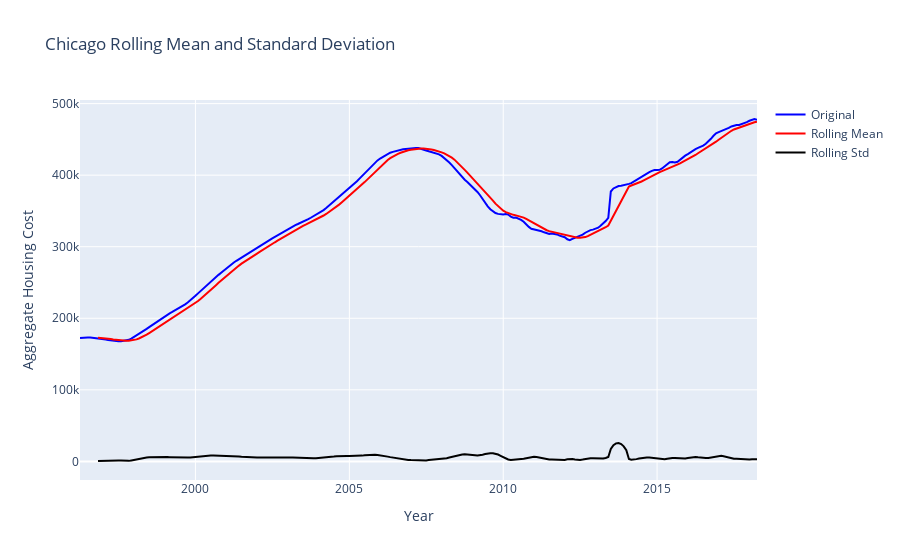
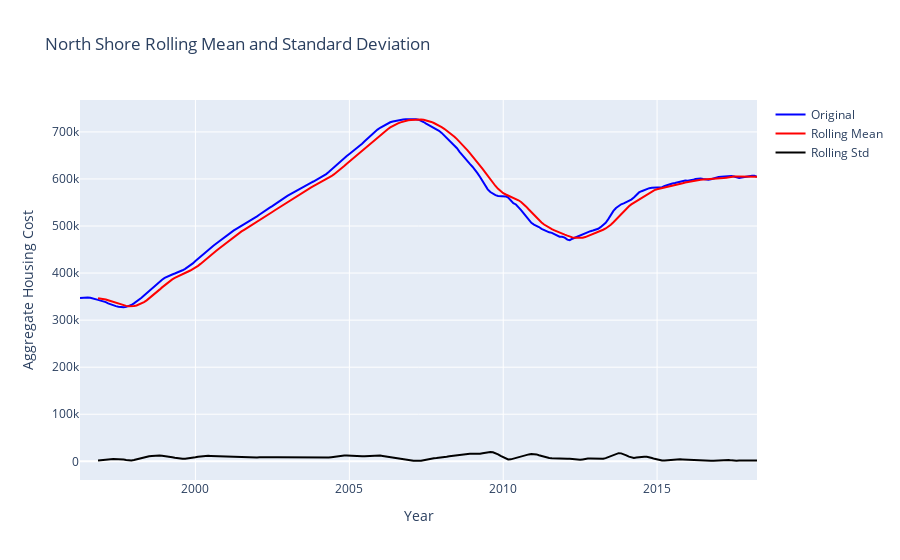
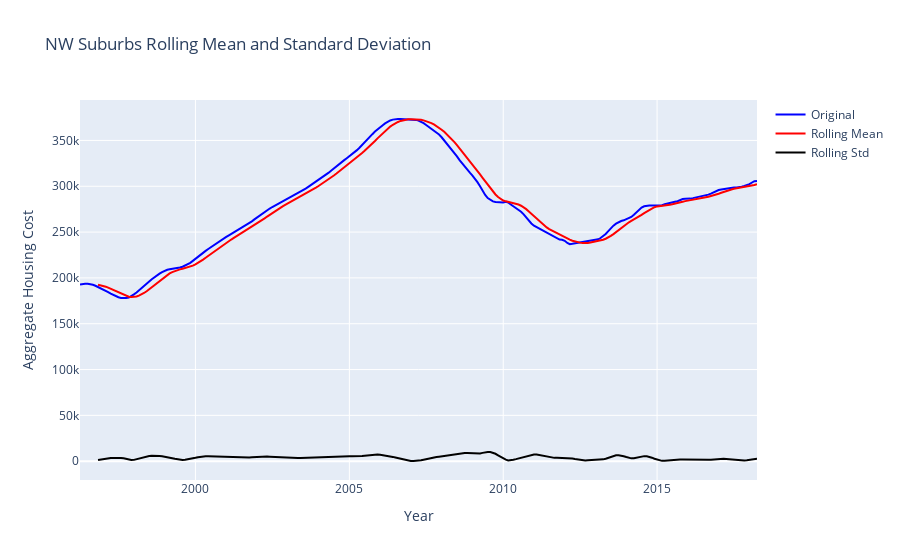
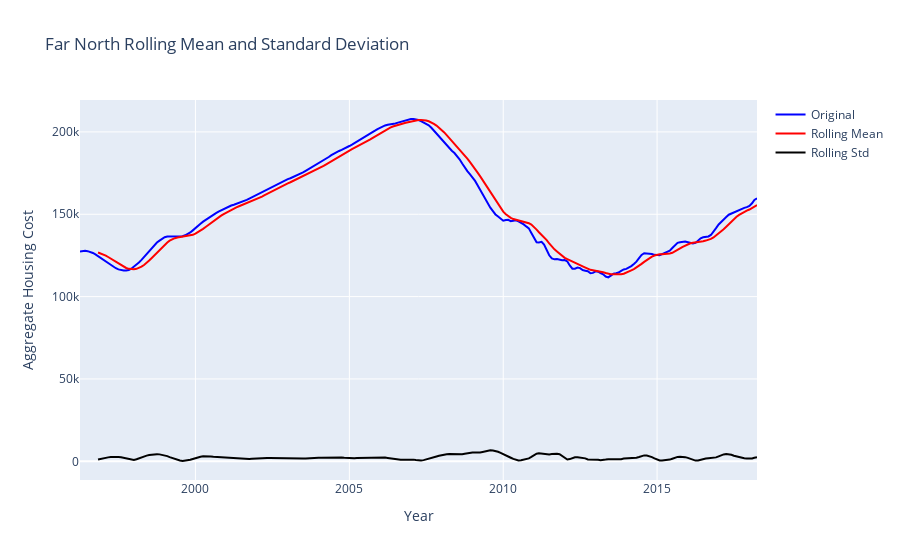

The cell these charts' notebook holds for them, in order:
### Code cell
for subregion in range(0,7):
    plot_rolling(isolate_subregion(df, subregion), region_key[subregion])

### Figure 1 — Plotly figure (JSON) as saved in the notebook; plotly's stock layout.template omitted (floating-point values rounded to 4 significant figures; data arrays with more than 128 entries replaced by an {"elided": "..."} marker saying what was removed)
{"data": [{"line": {"color": "blue"}, "name": "Original", "type": "scatter", "x": {"elided": "265 str values"}, "y": {"elided": "265 float values"}}, {"line": {"color": "red"}, "name": "Rolling Mean", "type": "scatter", "x": {"elided": "265 str values"}, "y": {"elided": "265 float values"}}, {"line": {"color": "black"}, "name": "Rolling Std", "type": "scatter", "x": {"elided": "265 str values"}, "y": {"elided": "265 float values"}}], "layout": {"title": {"text": "Chicago Rolling Mean and Standard Deviation"}, "xaxis": {"title": {"text": "Year"}}, "yaxis": {"title": {"text": "Aggregate Housing Cost"}}}}

### Figure 2 — Plotly figure (JSON) as saved in the notebook; plotly's stock layout.template omitted (floating-point values rounded to 4 significant figures; data arrays with more than 128 entries replaced by an {"elided": "..."} marker saying what was removed)
{"data": [{"line": {"color": "blue"}, "name": "Original", "type": "scatter", "x": {"elided": "265 str values"}, "y": {"elided": "265 float values"}}, {"line": {"color": "red"}, "name": "Rolling Mean", "type": "scatter", "x": {"elided": "265 str values"}, "y": {"elided": "265 float values"}}, {"line": {"color": "black"}, "name": "Rolling Std", "type": "scatter", "x": {"elided": "265 str values"}, "y": {"elided": "265 float values"}}], "layout": {"title": {"text": "North Shore Rolling Mean and Standard Deviation"}, "xaxis": {"title": {"text": "Year"}}, "yaxis": {"title": {"text": "Aggregate Housing Cost"}}}}

### Figure 3 — Plotly figure (JSON) as saved in the notebook; plotly's stock layout.template omitted (floating-point values rounded to 4 significant figures; data arrays with more than 128 entries replaced by an {"elided": "..."} marker saying what was removed)
{"data": [{"line": {"color": "blue"}, "name": "Original", "type": "scatter", "x": {"elided": "265 str values"}, "y": {"elided": "265 float values"}}, {"line": {"color": "red"}, "name": "Rolling Mean", "type": "scatter", "x": {"elided": "265 str values"}, "y": {"elided": "265 float values"}}, {"line": {"color": "black"}, "name": "Rolling Std", "type": "scatter", "x": {"elided": "265 str values"}, "y": {"elided": "265 float values"}}], "layout": {"title": {"text": "NW Suburbs Rolling Mean and Standard Deviation"}, "xaxis": {"title": {"text": "Year"}}, "yaxis": {"title": {"text": "Aggregate Housing Cost"}}}}

### Figure 4 — Plotly figure (JSON) as saved in the notebook; plotly's stock layout.template omitted (floating-point values rounded to 4 significant figures; data arrays with more than 128 entries replaced by an {"elided": "..."} marker saying what was removed)
{"data": [{"line": {"color": "blue"}, "name": "Original", "type": "scatter", "x": {"elided": "265 str values"}, "y": {"elided": "265 int values"}}, {"line": {"color": "red"}, "name": "Rolling Mean", "type": "scatter", "x": {"elided": "265 str values"}, "y": {"elided": "265 float values"}}, {"line": {"color": "black"}, "name": "Rolling Std", "type": "scatter", "x": {"elided": "265 str values"}, "y": {"elided": "265 float values"}}], "layout": {"title": {"text": "Far North Rolling Mean and Standard Deviation"}, "xaxis": {"title": {"text": "Year"}}, "yaxis": {"title": {"text": "Aggregate Housing Cost"}}}}
